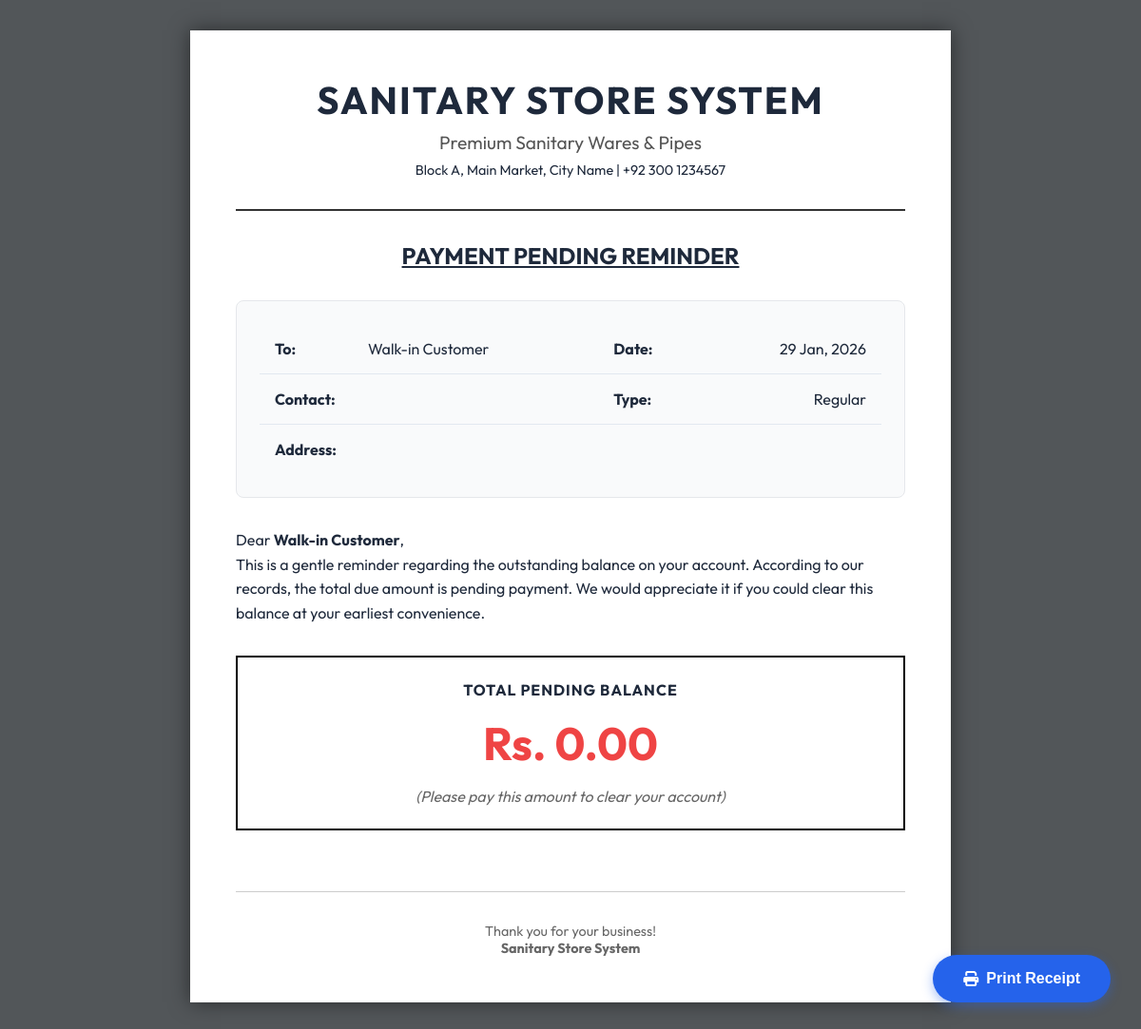
Screenshot of /due_receipt.php?id=1 with the database file from the repository.
### tables this page shows
CREATE TABLE IF NOT EXISTS customers (
    id INT AUTO_INCREMENT PRIMARY KEY,
    name VARCHAR(100) NOT NULL,
    email VARCHAR(100),
    phone VARCHAR(20),
    address TEXT,
    type ENUM('regular', 'contractor') DEFAULT 'regular',
    balance DECIMAL(10, 2) DEFAULT 0,
    created_at TIMESTAMP DEFAULT CURRENT_TIMESTAMP
);

### includes/config.php (called while the page is built, shortened)
<?php
function formatPrice($price) {
    return 'Rs. ' . number_format($price, 2);
}
?>

### due_receipt.php (the view, shortened to what this page needs)
<?php
require_once 'includes/config.php';
$id = $_GET['id'];
$stmt = $conn->prepare("SELECT * FROM customers WHERE id = ?");
$stmt->bind_param("i", $id);
$stmt->execute();
$customer = $stmt->get_result()->fetch_assoc();
?>
<!DOCTYPE html>
<html lang="en">
<head>
    <link rel="stylesheet" href="assets/css/style.css">
    <link rel="stylesheet" href="https://cdnjs.cloudflare.com/ajax/libs/font-awesome/6.4.0/css/all.min.css">
</head>
<body>
    <div class="invoice-page">
        <div class="header">
            <div class="store-name">Sanitary Store System</div>
            <div class="subtitle">Premium Sanitary Wares & Pipes</div>
            <div class="contact-info">
                Block A, Main Market, City Name | +92 300 1234567
            </div>
        </div>
        <div class="bill-title">Payment Pending Reminder</div>
        <div class="customer-info">
            <table style="width: 100%;">
                <tr>
                    <td style="width: 15%; font-weight: bold;">To:</td>
                    <td><?= htmlspecialchars($customer['name']) ?></td>
                    <td style="width: 15%; font-weight: bold;">Date:</td>
                    <td style="text-align: right;"><?= date('d M, Y') ?></td>
                </tr>
                <tr>
                    <td style="font-weight: bold;">Contact:</td>
                    <td><?= htmlspecialchars($customer['phone']) ?></td>
                    <td style="font-weight: bold;">Type:</td>
                    <td style="text-align: right;"><?= ucfirst($customer['type']) ?></td>
                </tr>
                <tr>
                    <td style="font-weight: bold;">Address:</td>
                    <td colspan="3"><?= htmlspecialchars($customer['address']) ?></td>
                </tr>
            </table>
        </div>
        <div style="font-family: sans-serif; line-height: 1.6; margin-bottom: 2rem;">
            <p>Dear <strong><?= htmlspecialchars($customer['name']) ?></strong>,</p>
            <p>This is a gentle reminder regarding the outstanding balance on your account. According to our records, the total due amount is pending payment. We would appreciate it if you could clear this balance at your earliest convenience.</p>
        </div>
        <div class="amount-box">
            <div style="text-transform: uppercase; font-weight: bold; letter-spacing: 1px;">Total Pending Balance</div>
            <div class="amount-large"><?= formatPrice($customer['balance']) ?></div>
            <div style="font-style: italic; color: #666;">(Please pay this amount to clear your account)</div>
        </div>
        <div class="footer">
            <p>Thank you for your business!</p>
            <p><strong>Sanitary Store System</strong></p>
        </div>
    </div>
    <a href="javascript:window.print()" class="btn-print">
        <i class="fa-solid fa-print"></i> Print Receipt
    </a>
</body>
</html>

### assets/css/style.css (style rules this page uses)
:root { --primary-color: #2563eb; --primary-dark: #1d4ed8; --secondary-color: #475569; --accent-color: #0ea5e9; --background-color: #f1f5f9; --card-bg: #ffffff; --text-color: #1e293b; --text-light: #64748b; --success-color: #10b981; --warning-color: #f59e0b; --danger-color: #ef4444; --border-radius: 12px; --sidebar-width: 260px; --header-height: 70px; --transition: all 0.3s ease; --shadow-sm: 0 1px 2px 0 rgb(0 0 0 / 0.05); --shadow-md: 0 4px 6px -1px rgb(0 0 0 / 0.1), 0 2px 4px -2px rgb(0 0 0 / 0.1); --shadow-lg: 0 10px 15px -3px rgb(0 0 0 / 0.1), 0 4px 6px -4px rgb(0 0 0 / 0.1); }
* { margin: 0; padding: 0; box-sizing: border-box; font-family: 'Outfit', sans-serif; }
body { background-color: var(--background-color); color: var(--text-color); min-height: 100vh; }
table { width: 100%; border-collapse: collapse; }
th, td { padding: 1rem; text-align: left; border-bottom: 1px solid #e2e8f0; }
tr:last-child td { border-bottom: none; }

### due_receipt.php (style rules this page uses)
body { background: #525659; font-family: 'Times New Roman', Times, serif; }
.invoice-page { max-width: 800px; margin: 2rem auto; background: white; padding: 3rem; box-shadow: 0 0 20px rgba(0,0,0,0.5); min-height: 1000px; position: relative; }
.header { text-align: center; border-bottom: 2px solid #333; padding-bottom: 2rem; margin-bottom: 2rem; }
.store-name { font-size: 2.5rem; font-weight: bold; text-transform: uppercase; letter-spacing: 2px; }
.subtitle { font-size: 1.2rem; margin-top: 0.5rem; color: #555; }
.contact-info { margin-top: 0.5rem; font-size: 0.9rem; }
.bill-title { text-align: center; margin: 2rem 0; font-size: 1.5rem; font-weight: bold; text-decoration: underline; text-transform: uppercase; }
.customer-info { background: #f9fafb; padding: 1.5rem; border-radius: 8px; border: 1px solid #e5e7eb; margin-bottom: 2rem; }
.amount-box { border: 2px solid #000; padding: 1.5rem; text-align: center; margin: 2rem 0; background: #fff; }
.amount-large { font-size: 3rem; font-weight: bold; color: #ef4444; margin: 1rem 0; }
.footer { margin-top: 4rem; text-align: center; border-top: 1px solid #ccc; padding-top: 2rem; font-size: 0.9rem; color: #666; }
.btn-print { position: fixed; bottom: 2rem; right: 2rem; background: #2563eb; color: white; padding: 1rem 2rem; border-radius: 50px; text-decoration: none; box-shadow: 0 4px 12px rgba(37, 99, 235, 0.4); font-family: sans-serif; font-weight: bold; display: flex; align-items: center; gap: 0.5rem; transition: transform 0.2s; }

### rows the page displays
customers: name "Walk-in Customer", type "Regular", balance "Rs. 0.00"
